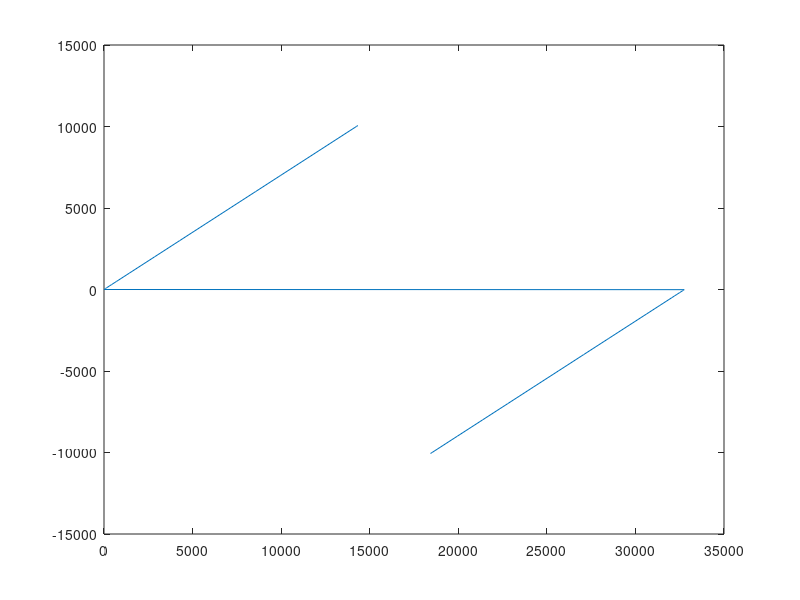

The MATLAB source for this figure:
X = [18433,18521,19945,21370,22795,24219,25645,27069,...
    28494,29919,30631,31344,32056,32198,32341,32484,...
    32626,32654,32669,32669,32683,32697,32712,...
    32726,32740,32754,0,13,28,42,56,70,84,99,113,127,142,...
    284,426,569,712,1424,2136,2849,4274,5698,7123,8548,...
    9972,11398,12822,14247,14334];

Y = [-10061,-10000,-9000,-8000,-7000,-6000,-5000,-4000,-3000,...
    -2000,-1500,-1000,-500,-400,-300,-200,-100,-90,-80,-70,...
    -60,-50,-40,-30,-20,-10,0,10,20,30,40,50,60,70,80,90,100,200,...
    300,400,500,1000,1500,2000,3000,4000,5000,6000,7000,8000,9000,...
    10000,10061];

figure
plot(X,Y)
